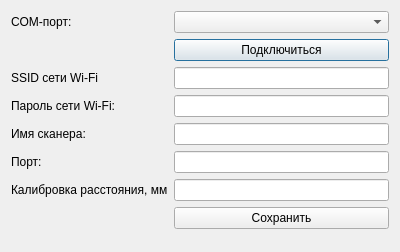
<?xml version="1.0" encoding="UTF-8"?>
<ui version="4.0">
 <class>ScanerUARTSetupWindow</class>
 <widget class="QDialog" name="ScanerUARTSetupWindow">
  <property name="geometry">
   <rect>
    <x>0</x>
    <y>0</y>
    <width>400</width>
    <height>252</height>
   </rect>
  </property>
  <property name="windowTitle">
   <string>Настройка сканера</string>
  </property>
  <layout class="QFormLayout" name="formLayout">
   <item row="0" column="1">
    <widget class="QComboBox" name="COMPortComboBox"/>
   </item>
   <item row="0" column="0">
    <widget class="QLabel" name="label">
     <property name="text">
      <string>COM-порт:</string>
     </property>
    </widget>
   </item>
   <item row="1" column="1">
    <widget class="QPushButton" name="connectBtn">
     <property name="text">
      <string>Подключиться</string>
     </property>
    </widget>
   </item>
   <item row="2" column="0">
    <widget class="QLabel" name="label_2">
     <property name="text">
      <string>SSID сети Wi-Fi</string>
     </property>
    </widget>
   </item>
   <item row="3" column="0">
    <widget class="QLabel" name="label_3">
     <property name="text">
      <string>Пароль сети Wi-Fi:</string>
     </property>
    </widget>
   </item>
   <item row="4" column="0">
    <widget class="QLabel" name="label_4">
     <property name="text">
      <string>Имя сканера:</string>
     </property>
    </widget>
   </item>
   <item row="2" column="1">
    <widget class="QLineEdit" name="ssidInput"/>
   </item>
   <item row="3" column="1">
    <widget class="QLineEdit" name="passInput"/>
   </item>
   <item row="4" column="1">
    <widget class="QLineEdit" name="scanerNameInput"/>
   </item>
   <item row="7" column="1">
    <widget class="QPushButton" name="saveBtn">
     <property name="text">
      <string>Сохранить</string>
     </property>
    </widget>
   </item>
   <item row="5" column="1">
    <widget class="QLineEdit" name="scanerPortInput"/>
   </item>
   <item row="5" column="0">
    <widget class="QLabel" name="portLabel">
     <property name="text">
      <string>Порт:</string>
     </property>
    </widget>
   </item>
   <item row="6" column="1">
    <widget class="QLineEdit" name="rangeCalibrationInput"/>
   </item>
   <item row="6" column="0">
    <widget class="QLabel" name="rangeCalibrationLabel">
     <property name="text">
      <string>Калибровка расстояния, мм</string>
     </property>
    </widget>
   </item>
  </layout>
 </widget>
 <resources/>
 <connections/>
</ui>
